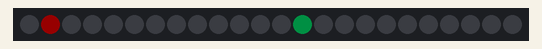
Recording of a sketch running on a simulated Arduino Uno, built with avr-gcc and run on an emulated ATmega328P. On the bench: 24 RGB LEDs in strip order, left to right. Dim RGB values are drawn brighter than linear.

Above: at 0.05 s.
At 5.01 s:
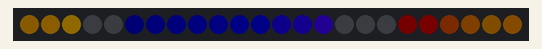
At 9.98 s:
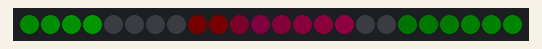
At 19.9 s:
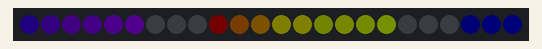
At 29.22 s:
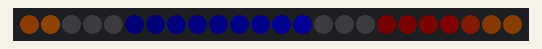
At 39.86 s:
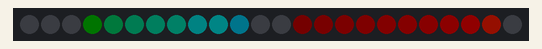

The sketch:

spinning_points_moving_colour.ino
```cpp
#include <FastLED.h>

#define NUMPIXELS 24
#define DATA_PIN 9
int pos = 0;
int points = 2;
int startingcolour = 0;

CRGB leds[NUMPIXELS];

void setup() {
  FastLED.addLeds<NEOPIXEL, DATA_PIN>(leds, NUMPIXELS);
}

void loop() {
  updatepos();
  fade_raw(leds, NUMPIXELS, 50);
  startingcolour ++;
  int point = 0;
  for (int i = pos; i < pos + NUMPIXELS; i+=NUMPIXELS/points) {
    if (i >= 24) {
      leds[i-24] = CHSV(startingcolour + point*255/points, 255, 75);
    } else {
      leds[i] = CHSV(startingcolour + point*255/points, 255, 75);
    }
    point ++;
  }
  FastLED.show();
  delay(100);
}

void updatepos() {
  pos ++;
  if (pos >= 24){
    pos = 0;
  }
}
```
